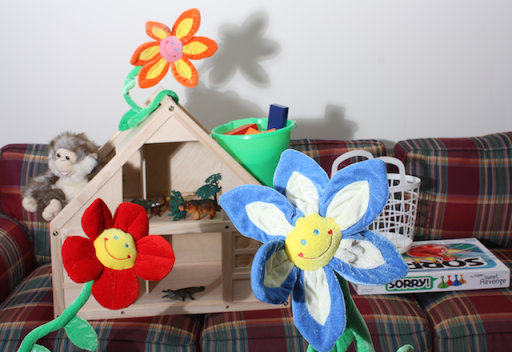
#> input picture examples/lll/flowers-left.png, 512 x 352 px
$ python Stereo_Reconstruction.py
#> lines starting #> are read from the running program, lines starting #| are printed output that depends on the picture; long printed decimals are rounded
import cv2
import numpy as np
import scipy.io as sio
from scipy.linalg import null_space
import matplotlib.pyplot as plt
import sys
from sklearn.neighbors import NearestNeighbors
from mpl_toolkits.mplot3d import Axes3D

NN_RATIO = 0.7
RANSAC_N = 1000
SIFT_SIZE = 12

def find_match_from_template_to_target(_template, _target):
    # SIFT features (descriptors) extraction
    sift = cv2.xfeatures2d.SIFT_create()
    template_kps, template_descriptors = sift.detectAndCompute(_template, None)
    target_kps, target_descriptors = sift.detectAndCompute(_target, None)
    # Nearest neighbour matching
    model = NearestNeighbors(n_neighbors=2).fit(target_descriptors)
    distances, indices = model.kneighbors(template_descriptors)
    # Ratio culling
    x1, x2, x1_all, x2_all = [], [], [], []
    # For each kp in img1 if nearest neighbour distance ratio < NN_RATIO
    for i in range(len(template_kps)):
        point1 = template_kps[i].pt
        point2 = target_kps[indices[i][0]].pt
        d1, d2 = distances[i]
        if (d1 / d2) <= NN_RATIO:
            x1.append(point1)
            x2.append(point2)
        x1_all.append(point1)
        x2_all.append(point2)

    x1, x2, x1_all, x2_all = np.asarray(x1), np.asarray(x2), np.asarray(x1_all), np.asarray(x2_all)

    print('{} SIFT feature matches'.format(len(x1_all)))
    # visualize_find_match(_target, _template, x1_all, x2_all)
    print('{} SIFT feature matches with filtering ratio {}'.format(len(x1), NN_RATIO))
    return x1, x2


def find_match(img1, img2):
    x1_forward, x2_forward = find_match_from_template_to_target(img1, img2)
    # visualize_find_match(img1, img2, x1_forward, x2_forward)
    x2_backward, x1_backward = find_match_from_template_to_target(img2, img1)
    # visualize_find_match(img1, img2, x1_backward, x2_backward)
    forward_dict = {}
    for x1, x2 in zip(x1_forward, x2_forward):
        forward_dict[tuple(x1)] = tuple(x2)
    backward_dict = {}
    for x1, x2 in zip(x1_backward, x2_backward):
        backward_dict[tuple(x2)] = tuple(x1)
    x1_final, x2_final = [], []
    for x1, x2 in zip(x1_forward, x2_forward):
        try:
            if backward_dict[forward_dict[tuple(x1)]] == tuple(x1):
                x1_final.append(x1)
                x2_final.append(x2)
        except KeyError:
            pass
    x1_final, x2_final = np.asarray(x1_final), np.asarray(x2_final)
    print('{} SIFT feature matches with bi-directional consistency check'.format(len(x1_final)))
    return x1_final, x2_final


def compute_F_by_8_point_algo(pts1, pts2):
    assert pts1.shape == pts2.shape == (8, 2)
    A = np.zeros((8, 9))
    for i, (u, v) in enumerate(zip(pts1, pts2)):
        # print(i, u, v)
        A[i, 0] = u[0] * v[0]
        A[i, 1] = u[1] * v[0]
        A[i, 2] = v[0]
        A[i, 3] = u[0] * v[1]
        A[i, 4] = u[1] * v[1]
        A[i, 5] = v[1]
        A[i, 6] = u[0]
        A[i, 7] = u[1]
        A[i, 8] = 1
    F = null_space(A)
    # Take only the first solution to null space
    F = F[:, 0]
    F = F.reshape(3, 3)
    return F


def do_svd_cleapup(F_tentative):
    # Decompose
    u, d, vt = np.linalg.svd(F_tentative)
    # print(u.shape, d.shape, vt.shape)
    # Cleanup step to make rank == 2
    d[2] = 0
    # Re-construct back
    F_cleaned = np.dot(u * d, vt)
    return F_cleaned


def compute_RANSAC_loss(pts1, pts2, F_cleaned):
    loss = []
    for pt1, pt2 in zip(pts1, pts2):
        u = np.asarray([pt1[0], pt1[1], 1])
        v = np.asarray([pt2[0], pt2[1], 1])
        per_point_loss = np.dot(np.matmul(v, F_cleaned), u)
        # print(v, F_cleaned, u, per_point_loss)
        loss.append(per_point_loss)
    loss = np.asarray(loss)
    loss = np.sum(loss ** 2)
    return loss


def compute_F(pts1, pts2):
    assert pts1.shape == pts2.shape
    n, _ = pts1.shape
    indices = np.arange(n)
    min_loss = None
    best_F = None
    for _ in range(RANSAC_N):
        np.random.shuffle(indices)
        first_eight_indices = indices[:8]
        # Compute tentative F using null space of 8 points matrix
        F_tentative = compute_F_by_8_point_algo(pts1[first_eight_indices], pts2[first_eight_indices])
        # Do SVD cleanup
        F_cleaned = do_svd_cleapup(F_tentative)
        # Compute loss
        loss = compute_RANSAC_loss(pts1, pts2, F_cleaned)
        # print(loss)
        if min_loss is None or loss < min_loss:
            min_loss = loss
            best_F = F_cleaned
    print('Min loss = {} for RANSAC iterations = {}'.format(min_loss, RANSAC_N))
    print('Best fundamental matrix = {}'.format(best_F))
    return best_F


# [102 lines left out: functions make_skew_symmetric_matrix, triangulation, disambiguate_pose, compute_rectification, compute_dense_sift_repr, dense_match, not called in this run]


# PROVIDED functions
def compute_camera_pose(F, K):
    E = K.T @ F @ K
    R_1, R_2, t = cv2.decomposeEssentialMat(E)
    # 4 cases
    R1, t1 = R_1, t
    R2, t2 = R_1, -t
    R3, t3 = R_2, t
    R4, t4 = R_2, -t

    Rs = [R1, R2, R3, R4]
    ts = [t1, t2, t3, t4]
    Cs = []
    for i in range(4):
        Cs.append(-Rs[i].T @ ts[i])
    return Rs, Cs


def visualize_img_pair(img1, img2):
    img = np.hstack((img1, img2))
    if img1.ndim == 3:
        plt.imshow(cv2.cvtColor(img, cv2.COLOR_BGR2RGB))
    else:
        plt.imshow(img, cmap='gray')
    plt.axis('off')
    plt.show()


def visualize_find_match(img1, img2, pts1, pts2):
    assert pts1.shape == pts2.shape, 'x1 and x2 should have same shape!'
    img_h = img1.shape[0]
    scale_factor1 = img_h / img1.shape[0]
    scale_factor2 = img_h / img2.shape[0]
    img1_resized = cv2.resize(img1, None, fx=scale_factor1, fy=scale_factor1)
    img2_resized = cv2.resize(img2, None, fx=scale_factor2, fy=scale_factor2)
    pts1 = pts1 * scale_factor1
    pts2 = pts2 * scale_factor2
    pts2[:, 0] += img1_resized.shape[1]
    img = np.hstack((img1_resized, img2_resized))
    plt.imshow(cv2.cvtColor(img, cv2.COLOR_BGR2RGB))
    for i in range(pts1.shape[0]):
        plt.plot([pts1[i, 0], pts2[i, 0]], [pts1[i, 1], pts2[i, 1]], 'b.-', linewidth=0.5, markersize=5)
    plt.axis('off')
    plt.show()


def visualize_epipolar_lines(F, pts1, pts2, img1, img2):
    assert pts1.shape == pts2.shape, 'x1 and x2 should have same shape!'
    ax1 = plt.subplot(121)
    ax2 = plt.subplot(122)
    ax1.imshow(cv2.cvtColor(img1, cv2.COLOR_BGR2RGB))
    ax2.imshow(cv2.cvtColor(img2, cv2.COLOR_BGR2RGB))

    for i in range(pts1.shape[0]):
        x1, y1 = int(pts1[i][0] + 0.5), int(pts1[i][1] + 0.5)
        ax1.scatter(x1, y1, s=5)
        p1, p2 = find_epipolar_line_end_points(img2, F, (x1, y1))
        ax2.plot([p1[0], p2[0]], [p1[1], p2[1]], linewidth=0.5)

    for i in range(pts2.shape[0]):
        x2, y2 = int(pts2[i][0] + 0.5), int(pts2[i][1] + 0.5)
        ax2.scatter(x2, y2, s=5)
        p1, p2 = find_epipolar_line_end_points(img1, F.T, (x2, y2))
        ax1.plot([p1[0], p2[0]], [p1[1], p2[1]], linewidth=0.5)

    ax1.axis('off')
    ax2.axis('off')
    plt.show()


def find_epipolar_line_end_points(img, F, p):
    img_width = img.shape[1]
    el = np.dot(F, np.array([p[0], p[1], 1]).reshape(3, 1))
    p1 = (0, int((-el[2] / el[1])[0]))
    p2 = (img.shape[1], int(((-img_width * el[0] - el[2]) / el[1])[0]))
    _, p1, p2 = cv2.clipLine((0, 0, img.shape[1], img.shape[0]), p1, p2)
    return p1, p2


def visualize_camera_poses(Rs, Cs):
    assert (len(Rs) == len(Cs) == 4)
    fig = plt.figure()
    R1, C1 = np.eye(3), np.zeros((3, 1))
    for i in range(4):
        R2, C2 = Rs[i], Cs[i]
        ax = fig.add_subplot(2, 2, i + 1, projection='3d')
        draw_camera(ax, R1, C1)
        draw_camera(ax, R2, C2)
        set_axes_equal(ax)
        ax.set_xlabel('x axis')
        ax.set_ylabel('y axis')
        ax.set_zlabel('z axis')
        ax.view_init(azim=-90, elev=0)
    fig.tight_layout()
    plt.show()


# [34 lines left out: functions visualize_camera_poses_with_pts, visualize_camera_pose_with_pts, not called in this run]


def draw_camera(ax, R, C, scale=0.2):
    axis_end_points = C + scale * R.T  # (3, 3)
    vertices = C + scale * R.T @ np.array([[1, 1, 1], [-1, 1, 1], [-1, -1, 1], [1, -1, 1]]).T  # (3, 4)
    vertices_ = np.hstack((vertices, vertices[:, :1]))  # (3, 5)

    # draw coordinate system of camera
    ax.plot([C[0], axis_end_points[0, 0]], [C[1], axis_end_points[1, 0]], [C[2], axis_end_points[2, 0]], 'r-')
    ax.plot([C[0], axis_end_points[0, 1]], [C[1], axis_end_points[1, 1]], [C[2], axis_end_points[2, 1]], 'g-')
    ax.plot([C[0], axis_end_points[0, 2]], [C[1], axis_end_points[1, 2]], [C[2], axis_end_points[2, 2]], 'b-')

    # draw square window and lines connecting it to camera center
    ax.plot(vertices_[0, :], vertices_[1, :], vertices_[2, :], 'k-')
    ax.plot([C[0], vertices[0, 0]], [C[1], vertices[1, 0]], [C[2], vertices[2, 0]], 'k-')
    ax.plot([C[0], vertices[0, 1]], [C[1], vertices[1, 1]], [C[2], vertices[2, 1]], 'k-')
    ax.plot([C[0], vertices[0, 2]], [C[1], vertices[1, 2]], [C[2], vertices[2, 2]], 'k-')
    ax.plot([C[0], vertices[0, 3]], [C[1], vertices[1, 3]], [C[2], vertices[2, 3]], 'k-')


# [20 lines left out: functions set_axes_equal, visualize_disparity_map, not called in this run]


if __name__ == '__main__':
    np.random.seed(42)

    # read in left and right images as RGB images
    img_left = cv2.imread('./flowers-left.png', 1)
#> img_left is the input picture: shape (352, 512, 3); mean B, G, R 141.2, 143, 151.8
    img_right = cv2.imread('./flowers-right.png', 1)
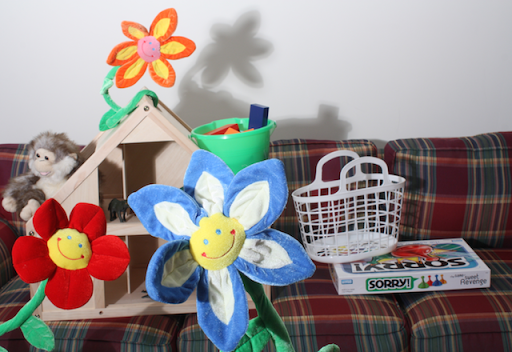
#> input picture examples/lll/flowers-right.png, 512 x 352 px
#> img_right is the input picture: shape (352, 512, 3); mean B, G, R 137.9, 138.6, 147.2
    visualize_img_pair(img_left, img_right)
#> in visualize_img_pair, `img = np.hstack((img1, img2))`:
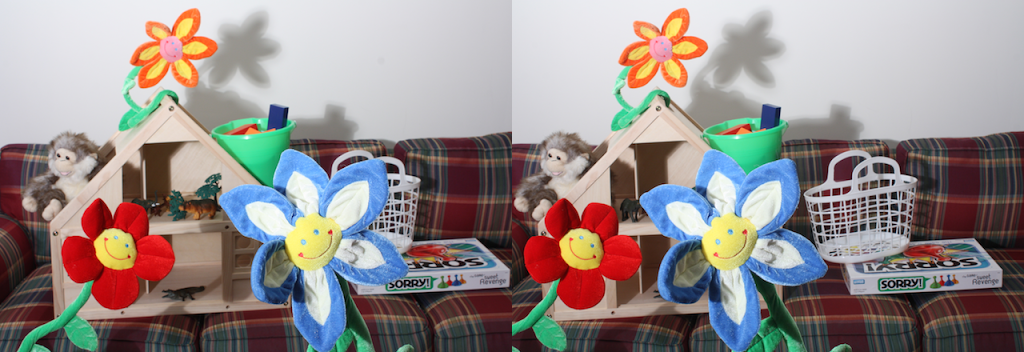
#> img: shape (352, 1024, 3); mean B, G, R 139.6, 140.8, 149.5

    # Step 1: find correspondences between image pair
    pts1, pts2 = find_match(img_left, img_right)
#> in find_match_from_template_to_target, `template_kps, template_descriptors = sift.detectAndCompute(_template, ..`: template_kps = 1328 keypoints; strongest (x, y, size): (392, 230, 3.1), (387, 213, 2.4), (67, 158, 2.3), (114, 248, 23.6)
#> in find_match_from_template_to_target, `target_kps, target_descriptors = sift.detectAndCompute(_target, None)`: target_kps = 1494 keypoints; strongest (x, y, size): (381, 181, 2.5), (47, 158, 2.2), (325, 226, 2.1), (316, 238, 2.2)
#> in find_match_from_template_to_target, `distances, indices = model.kneighbors(template_descriptors)`: distances = 1328 pairs, first value 14.18 to 436, second value 99.46 to 436.9; indices = 1328 pairs, first value 2 to 1493, second value 1 to 1493
#> the loop in find_match_from_template_to_target, `for i in range(len(template_kps)):` made 1328 passes
#> (point1, point2, d1, d2) on passes 1 to 3: ((2.83, 337), (378.2, 299), 342.2, 356.3), ((3.62, 345.7), (430.3, 292.3), 339, 346.7), ((4.59, 321), (9.16, 307.6), 267, 286.4)
#> after the loop in find_match_from_template_to_target, `for i in range(len(template_kps)):`: x1 = 476 pairs, first value 9.07 to 507.1, second value 14.66 to 348.7; x1_all = 1328 pairs, first value 2.83 to 509, second value 13.37 to 348.7; x2 = 476 pairs, first value 6.96 to 494.6, second value 14.29 to 348.7; x2_all = 1328 pairs, first value 6.96 to 508.9, second value 14.29 to 348.7
#| 1328 SIFT feature matches
#| 476 SIFT feature matches with filtering ratio 0.7
#> in find_match, `x1_forward, x2_forward = find_match_from_template_to_target(img1, img2)`: x1_forward has the same summary as x1 in find_match_from_template_to_target; x2_forward has the same summary as x2 in find_match_from_template_to_target
#> in find_match_from_template_to_target (call 2), `template_kps, template_descriptors = sift.detectAndCompute(_template, ..`: template_kps has the same summary as target_kps
#> in find_match_from_template_to_target (call 2), `target_kps, target_descriptors = sift.detectAndCompute(_target, None)`: target_kps has the same summary as template_kps
#> the loop in find_match_from_template_to_target (call 2), `for i in range(len(template_kps)):` made 1494 passes
#> (point1, point2, d1, d2) on passes 1 to 3: ((5.61, 333.7), (314.5, 321.2), 238, 239.4), ((5.73, 319.8), (299.4, 336.2), 230.2, 245.9), ((6.96, 305.7), (26.59, 305.3), 98.43, 181.9)
#| 1494 SIFT feature matches
#| 452 SIFT feature matches with filtering ratio 0.7
#> in find_match, `x2_backward, x1_backward = find_match_from_template_to_target(img2, im..`: x2_backward = 452 pairs, first value 6.96 to 502, second value 14.29 to 348.7; x1_backward = 452 pairs, first value 25.45 to 507.1, second value 14.66 to 348.7
#> the loop in find_match, `for x1, x2 in zip(x1_forward, x2_forward):` made 476 passes
#> (x1, x2) on passes 1 to 3: ([9.07, 307.9], [8.17, 291.9]), ([12.51, 328.1], [78.34, 327.7]), ([25.45, 155], [15.54, 155])
#> after the loop in find_match, `for x1, x2 in zip(x1_forward, x2_forward):`: forward_dict = 415 items
#> the loop in find_match, `for x1, x2 in zip(x1_backward, x2_backward):` made 452 passes
#> (x1, x2) on passes 1 to 3: ([26.59, 305.3], [6.96, 305.7]), ([26.59, 305.3], [6.96, 305.7]), ([27.89, 301.2], [9.36, 301.4])
#> after the loop in find_match, `for x1, x2 in zip(x1_backward, x2_backward):`: backward_dict = 395 items
#> after the loop in find_match, `for x1, x2 in zip(x1_forward, x2_forward):`: x1_final = 430 pairs, first value 25.45 to 507.1, second value 14.66 to 348.7; x2_final = 430 pairs, first value 6.96 to 494.4, second value 14.29 to 348.7
#| 430 SIFT feature matches with bi-directional consistency check
#> pts1 has the same summary as x1_final in find_match; pts2 has the same summary as x2_final in find_match
    visualize_find_match(img_left, img_right, pts1, pts2)
#> in visualize_find_match, `pts1 = pts1 * scale_factor1`: pts1 has the same summary as x1_final in find_match
#> in visualize_find_match, `pts2 = pts2 * scale_factor2`: pts2 has the same summary as x2_final in find_match
#> in visualize_find_match, `plt.show()`:
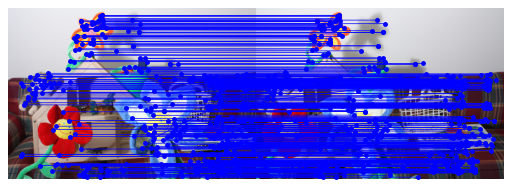
#> figure drawn by matplotlib, 1 panel

    # Step 2: compute fundamental matrix
    F = compute_F(pts1, pts2)
#> the loop in compute_F, `for _ in range(RANSAC_N):` made 1000 passes
#> (loss, min_loss) on pass 1: (62.33, 62.33)
#> loss on passes 2 to 3: 115.7, 600.1
#| Min loss = 12.477 for RANSAC iterations = 1000
#| Best fundamental matrix = [[ 8.26943781e-07 -2.98984634e-05  8.84232893e-03]
#|  [ 3.48821651e-05  3.33022582e-06 -1.89661732e-02]
#|  [-1.09191412e-02  1.48862896e-02  9.99610557e-01]]
    visualize_epipolar_lines(F, pts1, pts2, img_left, img_right)
#> in visualize_epipolar_lines, `plt.show()`:
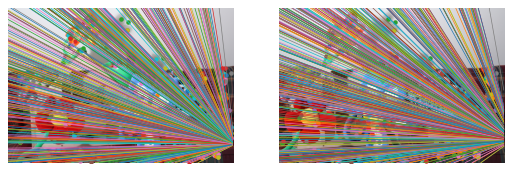
#> figure drawn by matplotlib, 2 panels

    # Step 3: computes four sets of camera poses
    K = np.array([[350, 0, 960 / 2], [0, 350, 540 / 2], [0, 0, 1]])
    Rs, Cs = compute_camera_pose(F, K)
#> (the run stopped early here; a loop or call above may not have finished)
